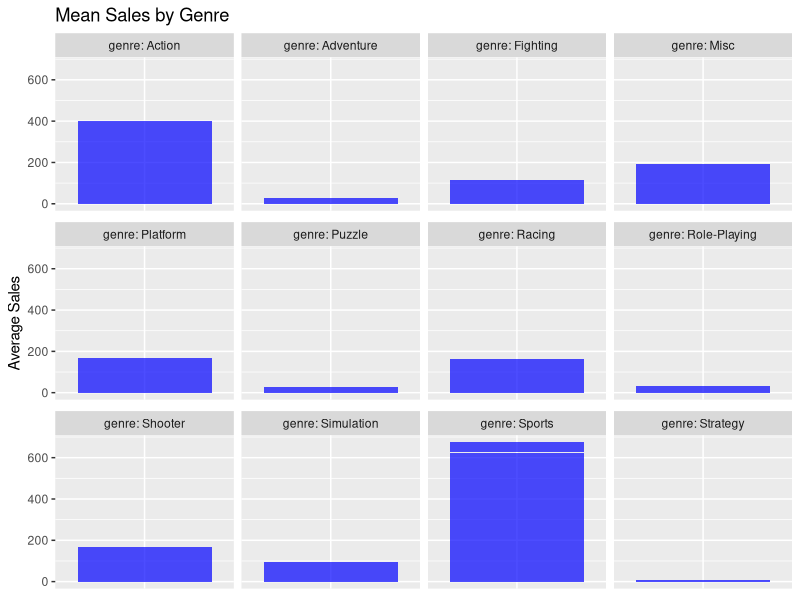

Write the R code that produced this figure.
## ---- chunk 1
# check the working directory
getwd()

df <- read.csv("game_sales.csv", header = TRUE,sep = ",")
df
## ---- chunk 2
#Checking for null values
colSums(is.na(df))
## ---- chunk 3
summary(df)
## ---- chunk 4
#get the value counts for the genre
table(df$genre)

## ---- chunk 5
df2 <- df # Duplicate the data
df2$genre_mean <- ave(df$sales,df$genre) #Get the mean sales of the genres and save in a new column
df2
## ---- chunk 6
library(ggplot2)
ggplot(df2, aes(x = genre, y = genre_mean)) +
  geom_bar(stat = "identity", fill = "blue", alpha = 0.7) +
  labs(title = "Mean Sales by Genre",
       x = NULL,
       y = "Average Sales") +
  theme(axis.text.x = element_blank(), axis.ticks.x = element_blank())+
  facet_wrap(~ genre, scales = "free_x", labeller = label_both)
